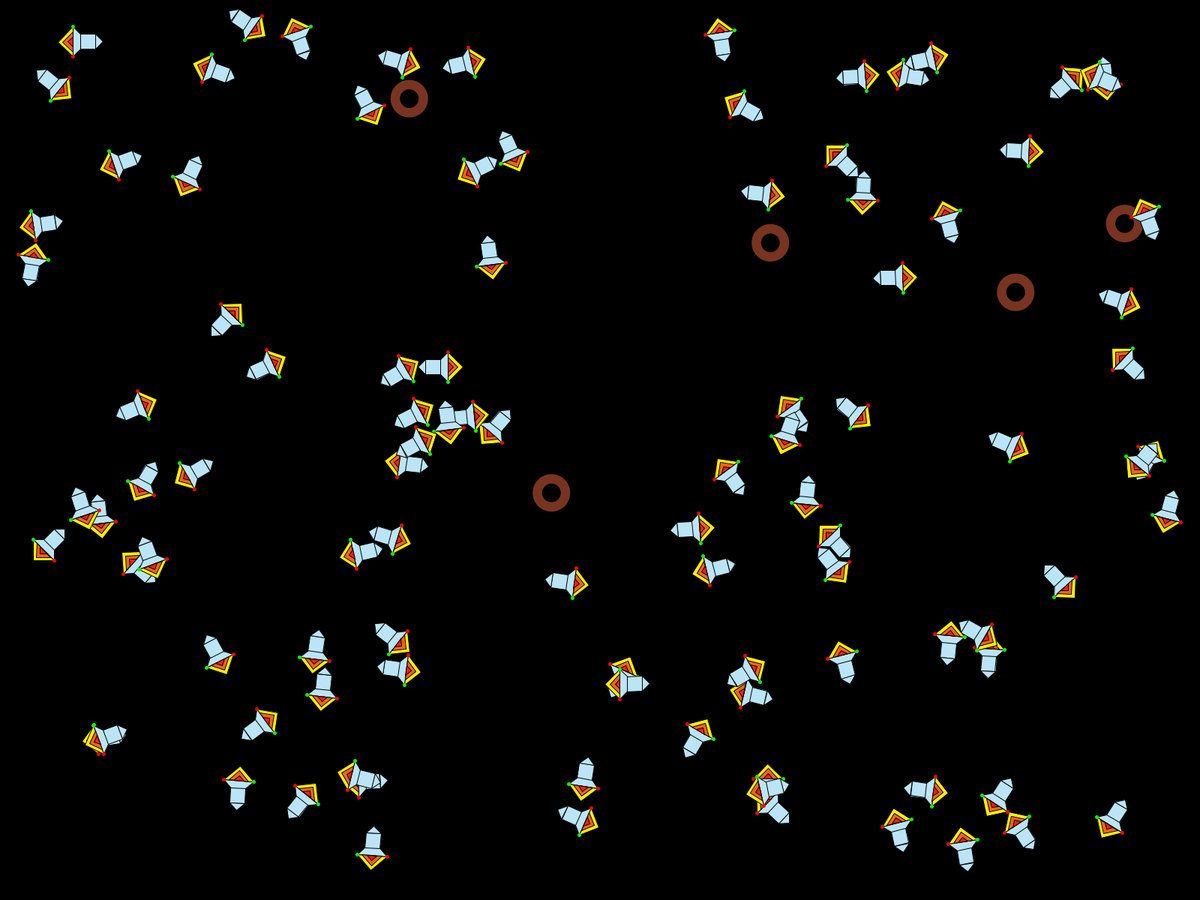
Frame 1 (no input)
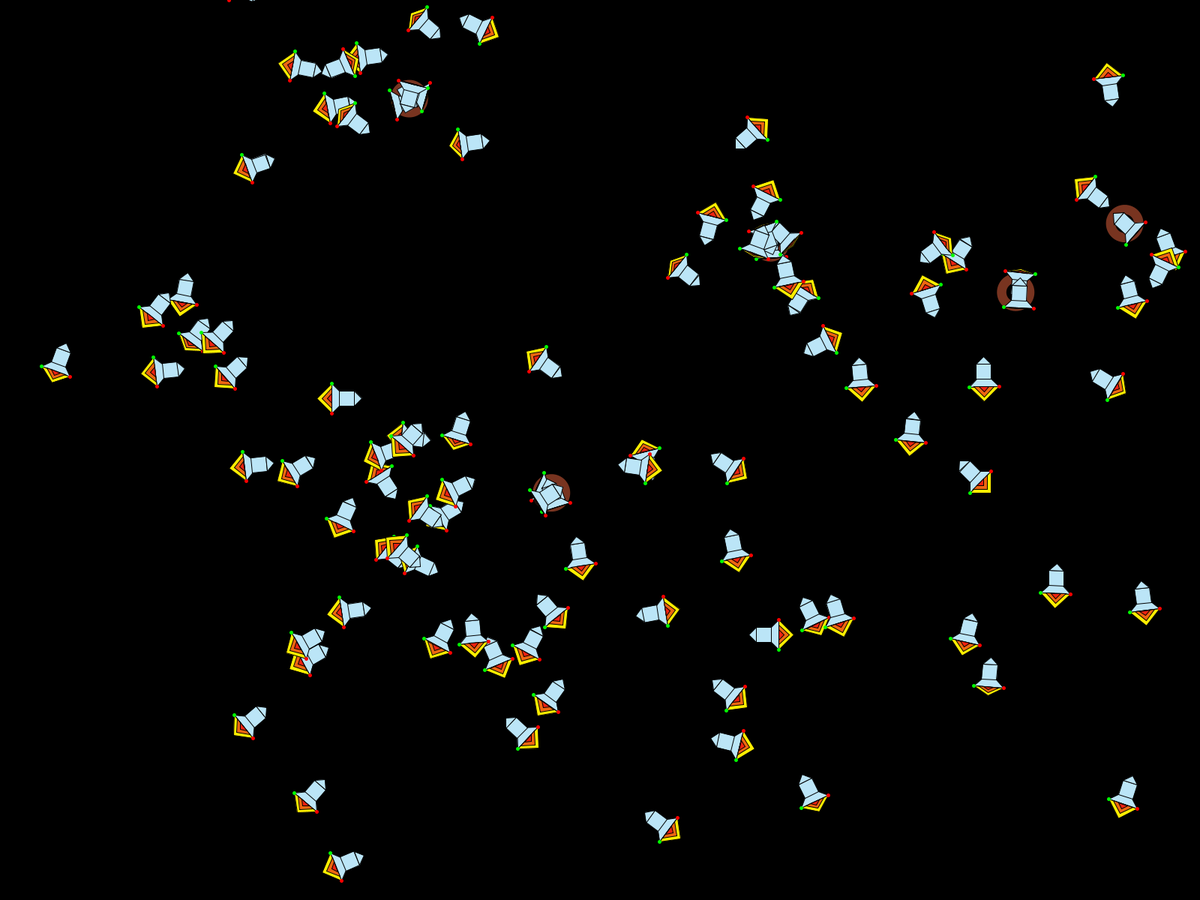
Frame 60 (the mouse pressed at the canvas centre just before this capture)
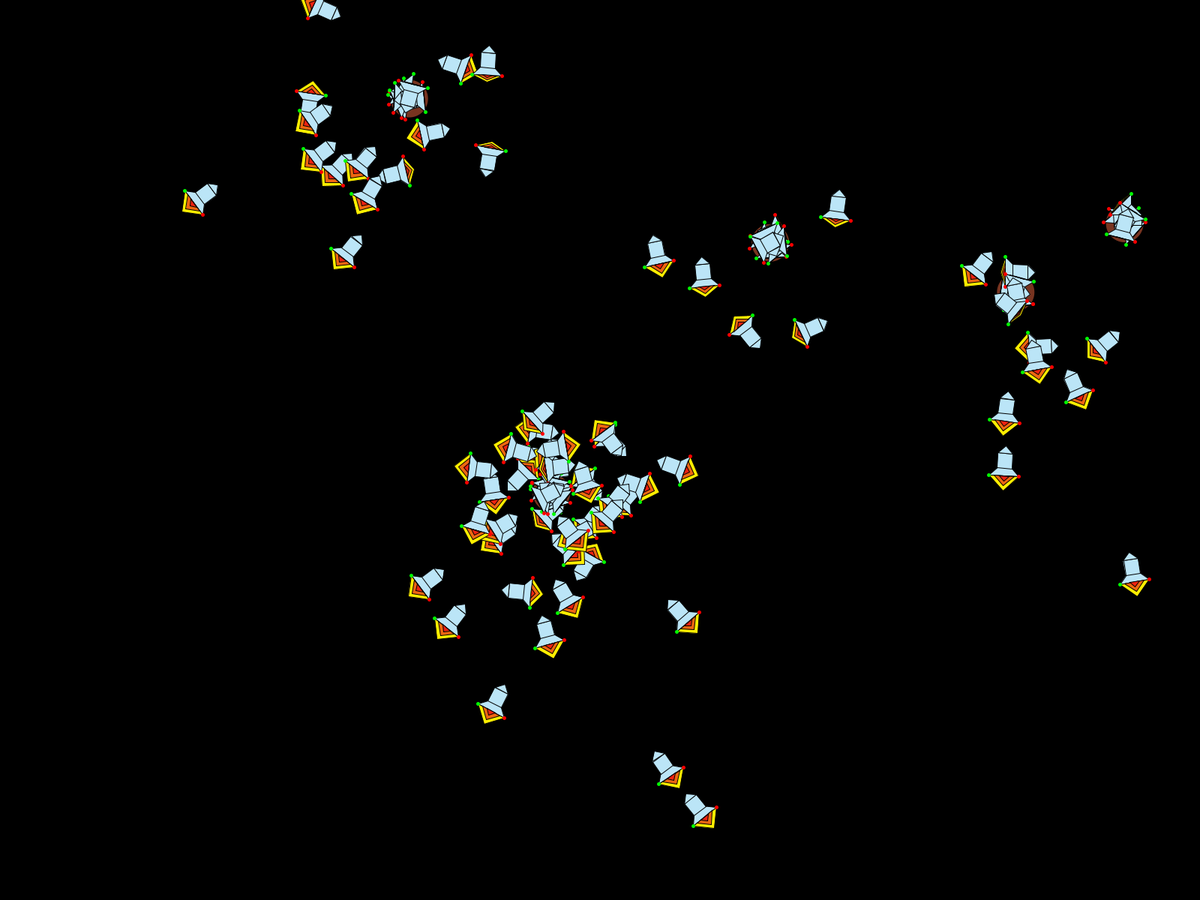
Frame 120 (the mouse held since frame 60 and released just before this capture)

The Processing sketch that drew these frames (run headless with seeded random() and noise(); from frame 60 on, the mouse is pressed at the canvas centre):

// Processing sketch: Steering
// ── Steering.pde
import java.util.List;
import java.util.ArrayList;

Vehicle[] vehicles = new Vehicle[100];
List <Home> homes = new ArrayList<Home>();
PVector mousePointerVector = new PVector();
float deccelerRange = 50;

void setup() {
	fullScreen();
	surface.setLocation(0, 0);
	for (int i = 0; i < 5; ++i) {
		homes.add(new Home());
	}
	for (int i = 0; i < vehicles.length; ++i) {
		vehicles[i] = new Vehicle();
		vehicles[i].homes = homes;
	}
}

void draw() {
	background(0, 0.01);
	for (int i = 0; i < homes.size(); ++i) {
		homes.get(i).draw();
	}
	for (int i = 0; i < vehicles.length; ++i) {
		vehicles[i].draw();
		vehicles[i].update();
		// vehicles[i].destPos = homes.pos;
	}
}

void mousePressed() {
	for (int i = 0; i < homes.size(); ++i) {
		homes.get(i).mousePressedAt(mousePointerVector);
	}
}

void mouseMoved() {
	mousePointerVector.set(mouseX, mouseY);
	for (int i = 0; i < homes.size(); ++i) {
		homes.get(i).mouseMovedTo(mousePointerVector);
	}
	for (int i = 0; i < vehicles.length; ++i) {
		vehicles[i].mouseMovedTo(mousePointerVector);
	}
}

// ── Destination.pde
abstract class Destination {
	PVector pos;
	boolean followMouse = false;


	Destination() {
		pos = new PVector(
			random((deccelerRange / 2), width - (deccelerRange / 2)),
			random((deccelerRange / 2), height - (deccelerRange / 2))
			);
	}

	abstract void draw();

	void mousePressedAt(PVector mousePointerVector) {
		if (pos.dist(mousePointerVector) < deccelerRange/2) {
			followMouse = !followMouse;
			pos.set(mousePointerVector);
			if (pos.x > width - (deccelerRange / 2)) {
				pos.x = width - (deccelerRange / 2);
			}
			if (pos.y > height - (deccelerRange / 2)) {
				pos.y = height - (deccelerRange / 2);
			}
		}
	}

	void mouseMovedTo(PVector mousePointerVector) {
		if (followMouse) {
			if (mousePointerVector.x < width - (deccelerRange / 2)) {
				pos.x = mousePointerVector.x;
			}

			if (mousePointerVector.y < 1000 - (deccelerRange / 2)) {
				pos.y = mousePointerVector.y;
			}
		}
	}
}
// ── Food.pde
public class Food extends Destination {

	public Food () {
		super();
	}

	void draw() {
		noStroke();
		fill(#ffff00, 125);
		ellipse(pos.x, pos.y, deccelerRange, deccelerRange);
		fill(0);
		ellipse(pos.x, pos.y, deccelerRange/2, deccelerRange/2);
	}

}
// ── Home.pde
class Home extends Destination {

	public Home () {
		super();
	}

	void draw() {
		noStroke();
		fill(#f46b42, 125);
		ellipse(pos.x, pos.y, deccelerRange, deccelerRange);
		fill(0);
		ellipse(pos.x, pos.y, deccelerRange/2, deccelerRange/2);
	}

}
// ── Vehicle.pde
import java.util.List;

class Vehicle {
	PVector pos;
	PVector vel;
	PVector acc;
	float vWidth = 20;
	float vHeight = 20;
	List <Home> homes;
	float maxSpeed = 5;
	float steeringStrength = 0.3;
	PVector[] sensors = new PVector[3];

	Vehicle () {
		// pos = new PVector(width/2, height/2);
		pos = new PVector(random(vWidth, width - vWidth), random(vHeight, height - vHeight));
		vel = PVector.random2D().setMag(maxSpeed);
		acc = new PVector();
		for (int i = 0; i < sensors.length; ++i) {
			sensors[i] = new PVector();
		}
	}

	void applyForce(PVector force) {
		acc.add(force);
	}

	void mouseMovedTo(PVector mousePointerVector) {
		// if (pos.dist(mousePointerVector) < 100) {
		// 	applyForce(PVector.random2D().setMag(10));
		// }
	}

	void deccelerateIfReached(PVector destPos) {
		if (destPos == null) {
			return;
		}

		float distanceFromDest = pos.dist(destPos);
		float stopRange = min(vHeight, vWidth);
		if (distanceFromDest < deccelerRange) {
			float speed = map(distanceFromDest, stopRange, deccelerRange, 0, maxSpeed);
			vel.setMag(speed);
		}
	}


	PVector getNearestDest() {
		if (homes.size() == 0) {
			return null;
		}
		Destination nearest = homes.get(0);
		for (Destination d : homes) {
			if (pos.dist(d.pos) < pos.dist(nearest.pos)) {
				nearest = d;
			}
		}
		return nearest.pos.copy();
	}


	void steer(PVector destPos) {
		if (destPos == null) {
			return;
		}
		PVector destHeading = destPos.copy().sub(pos).setMag(random(0, steeringStrength));
		vel.add(destHeading);
		vel.limit(maxSpeed);		
	}

	void updateSensors() {
	}

	void update() {
		pos.add(vel);
		vel.add(acc);
		acc.mult(0);
		PVector destPos = getNearestDest();
		steer(destPos);
		deccelerateIfReached(destPos);
		updateSensors();
	}

	void drawBody() {
		stroke(0);
		strokeWeight(1);
		fill(#bbe5f7);
		triangle(-vWidth, 0, vWidth, 0, 0, vHeight);
		pushMatrix();
		translate(0, vHeight/2);
		rect(-vWidth/2, 0, vWidth, vHeight);
		pushMatrix();
		translate(0, vHeight);
		triangle(-vWidth/2, 0, vWidth/2, 0, 0, vHeight/2);
		popMatrix();
		popMatrix();
	}

	void drawFlame() {
		fill(#ffee00);		
		triangle(-vWidth, 0, vWidth, 0, 0, (-vel.mag()/maxSpeed) * vHeight);
		fill(#ee6611);		
		triangle(-2*vWidth/3, 0, 2*vWidth/3, 0, 0, (-vel.mag()/maxSpeed) * (2*vHeight/3));
		fill(#ee2211);		
		triangle(-vWidth/3, 0, vWidth/3, 0, 0, (-vel.mag()/maxSpeed) * (vHeight/3));
	}

	void drawStrobes() {
		strokeWeight(5);
		if (frameCount%100 == 0 || frameCount%(100+5) == 0 && random(1) > 0) {
			stroke(255);
		} else {
			stroke(255, 0, 0);			
		}
		point(-vWidth, 0);
		if (frameCount%100 == 0 || frameCount%(100+5) == 0 && random(1) > 0) {
			stroke(255);
		} else {
			stroke(0, 255, 0);			
		}
		point(vWidth, 0);
	}

	void drawSensors() {
		pushMatrix();
		translate(0, 2*vHeight);
		strokeWeight(1);
		stroke(255);

		float angleStep = HALF_PI/2;
		float angle = -angleStep;
		for (int i = 0; i < sensors.length; ++i) {
			pushMatrix();
			rotate(angle);
			line(0, 0, 0, vHeight);
			popMatrix();
			angle += angleStep;
		}
		
		stroke(0, 0, 255);
		line(0, 0, 0, vel.mag());
		popMatrix();
	}

	void draw() {
		pushMatrix();				
		translate(pos.x, pos.y);
		rotate(vel.copy().rotate(HALF_PI).rotate(PI).heading());
		drawBody();
		drawFlame();
		drawStrobes();
		// drawSensors();
		popMatrix();
	}

}
